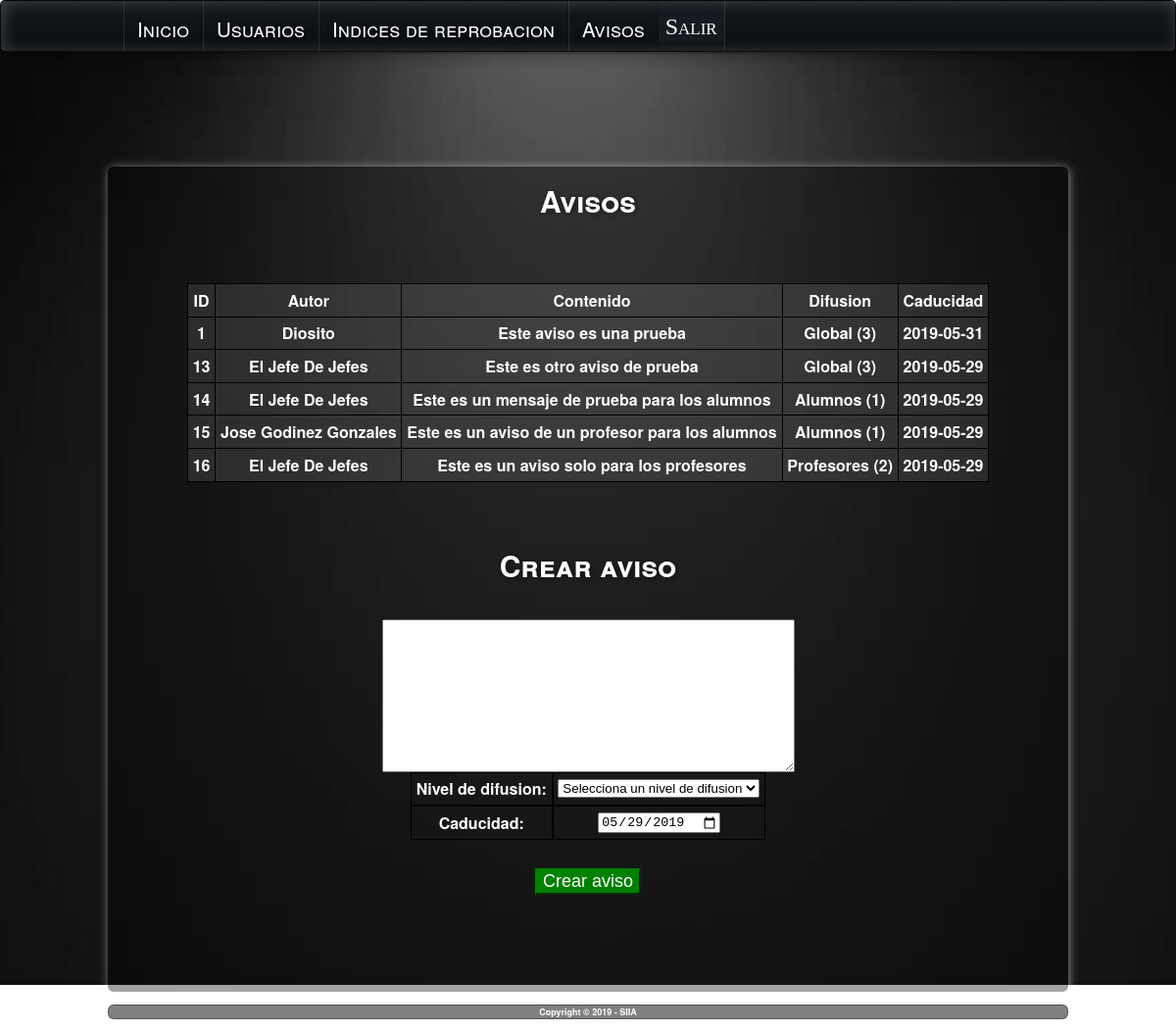
Page /interfaz_administrador/Avisos.php (signed in) on the committed database.
### tables this page shows
CREATE TABLE `avisos` (
  `id` int(11) NOT NULL,
  `contenido` mediumtext,
  `autor` varchar(100) DEFAULT NULL,
  `difusion` int(1) DEFAULT NULL,
  `caducidad` date DEFAULT NULL
);

### database/database.php (called while the page is built)
<?php
class Database{
    private $host;
    private $db;
    private $user;
    private $password;
    private $charset;
    public function __construct(){
        $this->host = 'localhost';
        $this->db = 'proyectofinal';
        $this->user = 'root';
        $this->password = '';
        $this->charset = 'utf8mb4';
    }
    function connect(){
        try{
            $connection = "mysql:host=" . $this->host . ";dbname=" . $this->db . ";charset=" . $this->charset;
            $options = [
                PDO::ATTR_ERRMODE            => PDO::ERRMODE_EXCEPTION,
                PDO::ATTR_EMULATE_PREPARES   => false,
            ];
            $pdo = new PDO($connection, $this->user, $this->password, $options);
            return $pdo;
        }catch(PDOException $e){
            print_r('Error connection: ' . $e->getMessage());
        }
    }
}
?>

### interfaz_administrador/Avisos.php (the view, shortened to what this page needs)
<html lang="es-mx">
    <head>
        <link href="../styles/tablas.css" rel="stylesheet" type="text/css">
        <link href="../styles/cerrarSesion.css" rel="stylesheet" type="text/css">
        <link href="../styles/Site.css" rel="stylesheet" type="text/css">
        <link href="../styles/MenuHorizontalAnimado.css" rel="stylesheet" type="text/css">
    </head>
    <body>
        <header>
            <form action="#" method="POST">
            <nav class="dark w-shadow">
                <div id="MenuPrincipal" class="nav-container" >
                    <ul id="nodoPrincipal" class="nav-menu slideUp w-divider">
                        <li><a href="Menu_Administrador.php"><h1>Inicio</h1></a></li>
                        <li class="nav-dropdown">
                            <a href="Usuario.php"><h1>Usuarios</h1></a>
                        </li>
                        <li><a href="IndicesReprobacion.php"><h1>Indices de reprobacion</h1></a></li>
                        <li><a href="Avisos.php"><h1>Avisos</h1></a></li>
                        <li><input type="submit" name="cerrarSesion" value="Salir"
                        class="cerrarSesion w-divider"></li>
                    </ul>
                </div>
            </nav>
            </form>
        </header>
        <div class="page">
            <section class="main">
                <div id="divBienvenida" style=" font-size:15pt ; text-align:center ; width :100% ">
                    <h2>Avisos</h2>
                    <br>
                    <br>
                    <center>
                    <form action="#" method="POST">
                    <table class="tabla">
		<tr>
			<th>ID</th>
			<th>Autor</th>
			<th>Contenido</th>
            <th>Difusion</th>
            <th>Caducidad</th>
		</tr>
		<?php
		include_once '../database/database.php';
		$db = new Database();
		$datos= $db->connect()->query('SELECT id, contenido, autor, difusion, caducidad from avisos');
		while ($row=$datos->fetch(PDO::FETCH_ASSOC)) {
			?>
		<tr>
            <th><?php echo $row['id']?></th>
            <th><?php echo $row['autor']?></th>
			<th><?php echo $row['contenido'] ?></th>
            <th><?php
            if($row['difusion'] == 1){
                echo "Alumnos (" . $row['difusion'] . ")";
            }else
            if($row['difusion'] == 2){
                echo "Profesores (" . $row['difusion'] . ")";
            }else
            if($row['difusion'] == 3){
                echo "Global (" . $row['difusion'] . ")";
            }
            ?></th>
            <th><?php echo $row['caducidad'] ?></th>
		</tr>
		<?php
			}
        ?>
    </table>
    <br>
    <br>
    <h2>Crear aviso</h2><br>
    <textarea cols=50 rows=10 name="contenidoAviso" required></textarea><br>
    <table border="0" cellspacing = "0">
    <tr>
    <th>Nivel de difusion: </th>
    <th><select name="nivelDifusion">
                <option selected="true" disabled="disabled" required>Selecciona un nivel de difusion</option>
                </select></th>
    </tr>
    <tr>
    <th>Caducidad: </th>
    <th><input type="date" name="caducidad" min="<?php echo date("Y-m-d");?>"
    value="<?php echo date("Y-m-d");?>" required></th>
    </tr>
    </table><br>
            <input type="submit" name="generarAviso" value="Crear aviso"
            style="background: green; color: white ; border-color: green; font-size: 18px;">
    </form>
    </center>
                                    </div>
                                    <br>
                    <br>
                </div>
        <footer class="footer">
            <strong>Copyright © 2019 - SIIA</strong>
        </footer>
    </body>
</html>

### styles/tablas.css (style rules this page uses)
.tabla { border-collapse: separate; border-spacing: 10px; align-content: center; align-self: center; padding-bottom: 5PX; padding-left: 15px; padding-right: 15px; padding: 0.3em; background: rgba(255, 255, 255, 0.10); text-align: center; border-color: blue; border: 1px solid rgb(0, 0, 0); border-collapse: collapse; align-content: center; align-self: center; }
th { padding-bottom: 5px; padding-left: 15px; padding-right: 15px; padding: 0.3em; background: rgba(255, 255, 255, 0); text-align: center; border: 1px solid rgb(0, 0, 0); border-collapse: collapse; align-content: center; align-self: center; }

### styles/cerrarSesion.css (style rules this page uses)
.cerrarSesion { font-family: "Calibri"; font-size: 24px; background: #161b21; -webkit-box-shadow: inset 2px 0px 15px rgba( 255, 255, 255, 0), 2px 5px 15px rgba(0, 0, 0, 0), 0px 2px 2px rgba( 0, 0, 0, 0); -moz-box-shadow: inset 2px 0px 15px rgba( 255, 255, 255, 0), 2px 5px 15px rgba(0, 0, 0, 0), 0px 2px 2px rgba( 0, 0, 0, 0); box-shadow: inset 2px 0px 15px rgba( 255, 255, 255, 0), 2px 5px 15px rgba(0, 0, 0, 0), 0px 2px 2px rgba( 0, 0, 0, 0); color: #fff; border: 1px solid rgba(0, 0, 0, 0); color: #ffffff; font-variant: small-caps; text-transform: none; font-weight: 200; margin-bottom: 10px; margin-top: 11px; height: 30px; }
.cerrarSesion:after { position: absolute; bottom: -20px; left: 0px; right: 0px; background: rgba(0, 0, 0, 0); z-index: -1; height: 7px; -webkit-box-shadow: 0px 0px 15px rgba(0, 0, 0, 0); -moz-box-shadow: 0px 0px 15px rgba(0, 0, 0, 0); box-shadow: 0px 0px 15px rgba(0, 0, 0, 0); content: ' '; position: absolute; height: 0px; bottom: 0px; left: 5%; right: 5%; }

### styles/Site.css (style rules this page uses)
* { box-sizing: border-box; }
body { -ms-flex: 50%; flex: 50%; max-width: 100%; }
body { font-size: .80em; font-family: "Helvetica Neue" , "Lucida Grande" , "Segoe UI" , Arial, Helvetica, Verdana, sans-serif; margin: 0px; padding: 0px; color: #ffffff; position: absolute; width: 100%; background-image: url("../img/background.jpg"); background-repeat: no-repeat; background-position: center center; background-attachment: fixed; }
.page { width: 980px; height: 50%; background-color: rgba(0, 0, 0, 0.363); margin: 170px auto 3px auto; border: 1px solid #00000000; font-size:24px; box-shadow: 1px 1px 10px rgba(255, 255, 255, 0.5); -webkit-box-shadow: 1px 1px 10px rgba(255, 255, 255, 0.5); -moz-box-shadow: 1px 1px 10px rgba(255, 255, 255, 0.5); -o-box-shadow: 1px 1px 10px rgba(255, 255, 255, 0.5); border-radius : 6px; -webkit-border-radius: 6px; -moz-border-radius: 3px; -o-border-radius: 6px; }
.footer { width: 980px; height: 100%; border: 1px solid #0000005e; background-color: rgba(0, 0, 0, 0.493); margin: 13px auto 10px auto; text-align:center; font-size:9px; box-shadow: 1px 1px 10px rgba(255, 255, 255, 0.5); -webkit-box-shadow: 1px 1px 10px rgba(255, 255, 255, 0.5); -moz-box-shadow: 1px 1px 10px rgba(255, 255, 255, 0.5); -o-box-shadow: 1px 1px 10px rgba(255, 255, 255, 0.5); border-radius : 6px; -webkit-border-radius: 6px; -moz-border-radius: 3px; -o-border-radius: 6px; }
a:link, a:visited { color: #034af3; }
h1, h2, h3, h4, h5, h6 { font-size: 14px; color: #ffffff; font-variant: small-caps; text-transform: none; font-weight: 200; margin-bottom: 5px; margin-top: 5px; text-shadow: 1px 1px 7px rgba(0,0,0,0.5); -webkit-text-shadow: 1px 1px 7px rgba(0,0,0,0.5); -moz-text-shadow: 1px 1px 7px rgba(0,0,0,0.5); -o-text-shadow: 1px 1px 7px rgba(0,0,0,0.5); }
h1 { font-size: 1.6em; padding-bottom: 0px; margin-bottom: 0px; }
h2 { font-size: 1.5em; font-weight: 600; }
header { position:fixed; top:0px; width:100%; margin-right: auto; margin-left: auto; }
.main { padding: 0px 12px; margin: 12px 8px 8px 8px; min-height: 420px; }

### rows in the picture
avisos: id "1", autor "Diosito", contenido "Este aviso es una prueba", difusion "3", caducidad "2019-05-31"
avisos: id "13", autor "El Jefe De Jefes", contenido "Este es otro aviso de prueba", difusion "3", caducidad "2019-05-29"
avisos: id "14", autor "El Jefe De Jefes", contenido "Este es un mensaje de prueba para los alumnos", difusion "1", caducidad "2019-05-29"
avisos: id "15", autor "Jose Godinez Gonzales", contenido "Este es un aviso de un profesor para los alumnos", difusion "1", caducidad "2019-05-29"
avisos: id "16", autor "El Jefe De Jefes", contenido "Este es un aviso solo para los profesores", difusion "2", caducidad "2019-05-29"
